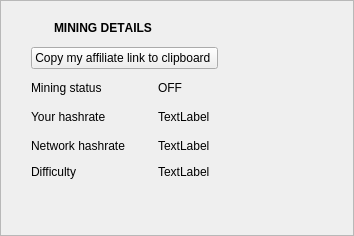
<?xml version="1.0" encoding="UTF-8"?>
<ui version="4.0">
 <class>MiningOverviewFrame</class>
 <widget class="QFrame" name="MiningOverviewFrame">
  <property name="geometry">
   <rect>
    <x>0</x>
    <y>0</y>
    <width>354</width>
    <height>236</height>
   </rect>
  </property>
  <property name="windowTitle">
   <string>Frame</string>
  </property>
  <property name="frameShape">
   <enum>QFrame::StyledPanel</enum>
  </property>
  <property name="frameShadow">
   <enum>QFrame::Raised</enum>
  </property>
  <layout class="QGridLayout" name="gridLayout">
   <property name="leftMargin">
    <number>24</number>
   </property>
   <property name="topMargin">
    <number>20</number>
   </property>
   <property name="bottomMargin">
    <number>24</number>
   </property>
   <property name="verticalSpacing">
    <number>12</number>
   </property>
   <item row="6" column="3">
    <widget class="QLabel" name="m_overviewHashrateLabel">
     <property name="text">
      <string>TextLabel</string>
     </property>
    </widget>
   </item>
   <item row="5" column="2">
    <widget class="QLabel" name="m_miningStatusTextLabel">
     <property name="text">
      <string>Mining status</string>
     </property>
     <property name="indent">
      <number>0</number>
     </property>
    </widget>
   </item>
   <item row="6" column="4">
    <spacer name="horizontalSpacer_2">
     <property name="orientation">
      <enum>Qt::Horizontal</enum>
     </property>
     <property name="sizeHint" stdset="0">
      <size>
       <width>20</width>
       <height>20</height>
      </size>
     </property>
    </spacer>
   </item>
   <item row="9" column="1" colspan="4">
    <spacer name="verticalSpacer_4">
     <property name="orientation">
      <enum>Qt::Vertical</enum>
     </property>
     <property name="sizeType">
      <enum>QSizePolicy::Expanding</enum>
     </property>
     <property name="sizeHint" stdset="0">
      <size>
       <width>20</width>
       <height>0</height>
      </size>
     </property>
    </spacer>
   </item>
   <item row="1" column="2">
    <layout class="QHBoxLayout" name="horizontalLayout">
     <property name="spacing">
      <number>16</number>
     </property>
     <item>
      <widget class="QLabel" name="label_2">
       <property name="text">
        <string/>
       </property>
       <property name="pixmap">
        <pixmap resource="resources.qrc">:/icons/mining</pixmap>
       </property>
      </widget>
     </item>
     <item>
      <widget class="QLabel" name="m_titleLabel">
       <property name="font">
        <font>
         <weight>75</weight>
         <bold>true</bold>
         <kerning>false</kerning>
        </font>
       </property>
       <property name="text">
        <string>MINING DETAILS</string>
       </property>
      </widget>
     </item>
    </layout>
   </item>
   <item row="6" column="2">
    <widget class="QLabel" name="m_overviewHashrateTextLabel">
     <property name="text">
      <string>Your hashrate</string>
     </property>
     <property name="indent">
      <number>0</number>
     </property>
    </widget>
   </item>
   <item row="8" column="3">
    <widget class="QLabel" name="m_overviewNetworkDifficultyLabel">
     <property name="text">
      <string>TextLabel</string>
     </property>
    </widget>
   </item>
   <item row="7" column="2">
    <widget class="QLabel" name="m_overviewNetworkHashrateTextLabel">
     <property name="text">
      <string>Network hashrate</string>
     </property>
     <property name="indent">
      <number>0</number>
     </property>
    </widget>
   </item>
   <item row="7" column="3">
    <widget class="QLabel" name="m_overviewNetworkHashrateLabel">
     <property name="text">
      <string>TextLabel</string>
     </property>
    </widget>
   </item>
   <item row="5" column="3">
    <widget class="QLabel" name="m_miningStateLabel">
     <property name="enabled">
      <bool>true</bool>
     </property>
     <property name="text">
      <string>OFF</string>
     </property>
     <property name="indent">
      <number>0</number>
     </property>
    </widget>
   </item>
   <item row="8" column="2">
    <widget class="QLabel" name="m_overviewNetworkDifficultyTextLabel">
     <property name="text">
      <string>Difficulty</string>
     </property>
     <property name="indent">
      <number>0</number>
     </property>
    </widget>
   </item>
   <item row="4" column="4">
    <widget class="QLabel" name="m_CopyAffiliateLinkLable">
     <property name="cursor">
      <cursorShape>PointingHandCursor</cursorShape>
     </property>
     <property name="text">
      <string/>
     </property>
     <property name="pixmap">
      <pixmap resource="resources.qrc">:/icons/copy</pixmap>
     </property>
    </widget>
   </item>
   <item row="4" column="2" colspan="2">
    <widget class="QPushButton" name="m_CopyAffiliateLinkButton">
     <property name="text">
      <string>Copy my affiliate link to clipboard </string>
     </property>
    </widget>
   </item>
  </layout>
 </widget>
 <resources>
  <include location="resources.qrc"/>
 </resources>
 <connections/>
 <slots>
  <slot>startMiningClicked()</slot>
 </slots>
</ui>
